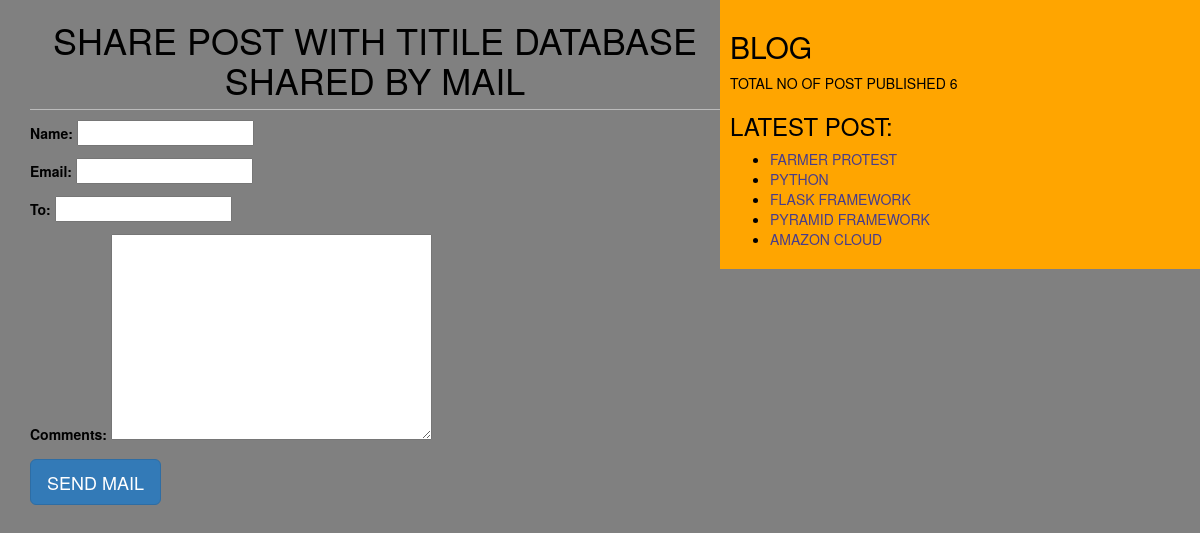
/1/share/, run on the app's committed database.
### testapp/models.py (models this page shows, shortened)
class Post(models.Model):
    STATUS_CHOICES=(('draft','Draft'),('published','Published'))
    title=models.CharField(max_length=256)
    slug=models.SlugField(max_length=256,unique_for_date='publish')
    author=models.ForeignKey(to=User,related_name='blog_posts',on_delete=models.CASCADE)
    body=models.TextField()
    publish=models.DateTimeField(default=timezone.now)
    created=models.DateTimeField(auto_now_add=True)
    updated=models.DateTimeField(auto_now=True)
    status=models.CharField(max_length=10,choices=STATUS_CHOICES,default='draft')
    objects=CustomManager()
    tags=TaggableManager()
    class Meta:
        ordering=('-publish',)
    def get_absolute_url(self):
        return reverse('post_detail', args=[self.publish.year,
        self.publish.strftime('%m'), self.publish.strftime('%d'), self.slug])

### testapp/views.py (the view)
# urls.py: url(r'^(?P<id>\d+)/share/$',views.mail_send_view),
def mail_send_view(request,id):
    post=get_object_or_404(Post,id=id,status='published')
    sent=False
    if request.method=='POST':
        form=EmailSendForm(request.POST)
        if form.is_valid():
            cd=form.cleaned_data
            send_mail('subject','message','deepakk844844@gmail.com',[cd['to']])
            sent=True
    else:
       form=EmailSendForm()
    return render(request,'testapp/sharebymail.html',{'form':form,'post':post,'sent':sent})

### testapp/forms.py
class EmailSendForm(forms.Form):
    name=forms.CharField(max_length=24)
    email=forms.EmailField()
    to=forms.EmailField()
    comments=forms.CharField(required=False,widget=forms.Textarea)

### testapp/models.py (called while the page is built)
    def get_queryset(self):
        return super().get_queryset().filter(status="published")

### testapp/templatetags/testapp_tags.py (called while the page is built)
@register.simple_tag
def total_posts():
    return Post.objects.count()

@register.inclusion_tag('testapp/latest.html')
def show_latest_posts(count=5):
    latest_posts=Post.objects.order_by('-publish')[:count]
    return {'latest_posts':latest_posts}

### templates/testapp/sharebymail.html (shortened to what this page needs)
{%extends 'testapp/base.html'%}
  {% block content %}
  {% if sent %}
       <h1>EMAIL SUCCESSFULLY SENT</h1>
       <h2>{{post.title}} info share by email</h2>
       {% else %}
        <h1>SHARE POST WITH TITILE {{post.title}} SHARED BY MAIL</h1>
         <form method="POST">
         {{form.as_p}}
         <input type="submit"class="btn btn-primary btn-lg"  value="SEND MAIL">
         </form>
{% endif %}
{% endblock %}

### templates/testapp/latest.html
<ul>
  {% for post in latest_posts %}
  <li><a href="{{post.get_absolute_url}}"">{{post.title}}</a></li>
  {% endfor %}
</ul>

### static/css/blog.css (style rules this page uses)
h1 { text-align: center; border-bottom: 1px solid #bbb; padding-bottom: 10px; }
body { background: grey; color: black; }
a { color: #483D8B; }

### data on the page
Post: title "DATABASE"
Post: title "FARMER PROTEST"
Post: title "PYTHON"
Post: title "FLASK FRAMEWORK"
Post: title "PYRAMID FRAMEWORK"
Post: title "AMAZON CLOUD"
